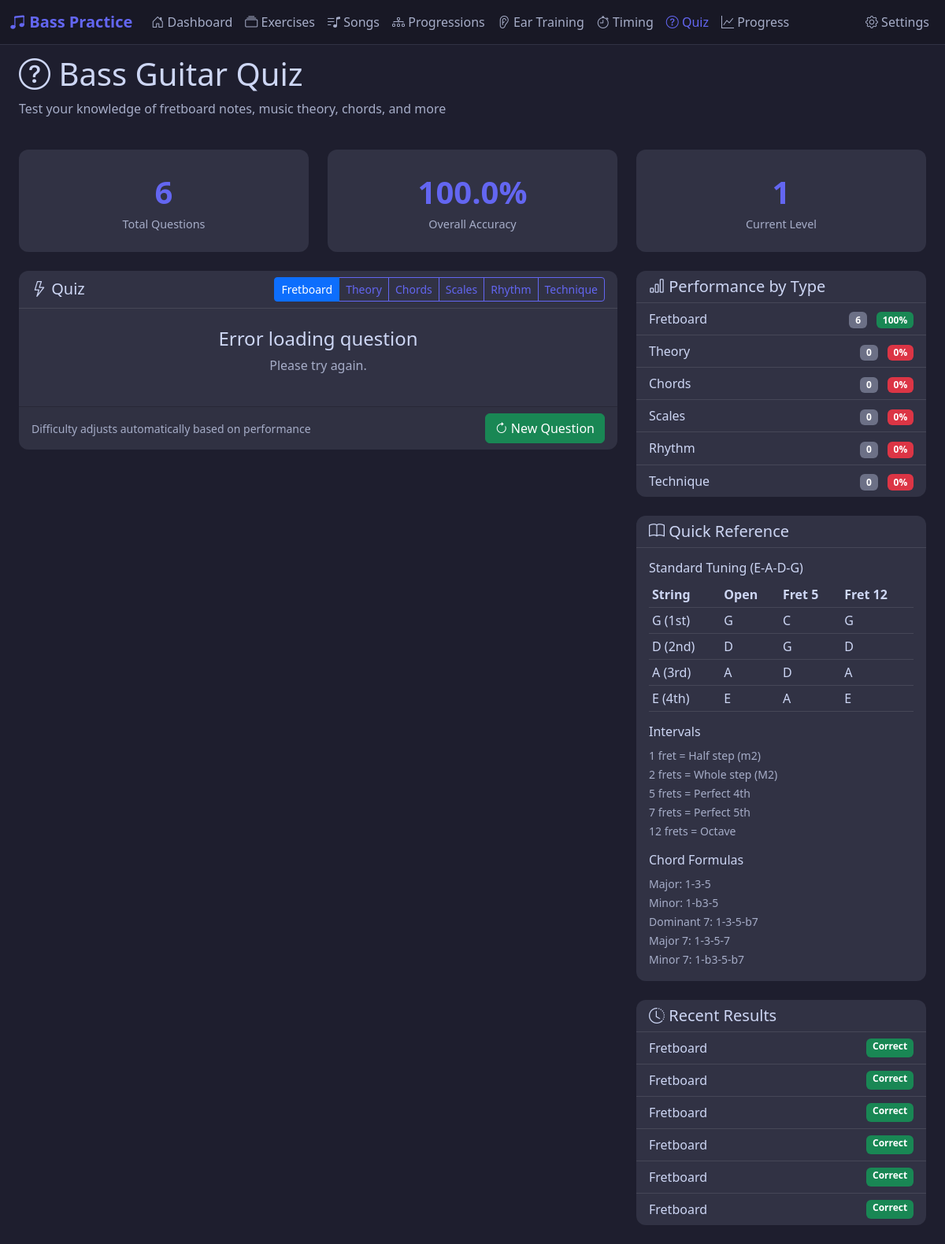
The page /quiz on the database its author committed.
### app/models/__init__.py (models this page shows, shortened)
class QuizResult(db.Model):
    __tablename__ = 'quiz_results'
    id = db.Column(db.Integer, primary_key=True)
    quiz_id = db.Column(db.Integer, default=0)  # Not used for dynamic quizzes
    quiz_type = db.Column(db.String(50), nullable=False)  # Category: fretboard, theory, chords, scales, rhythm, technique
    user_answer = db.Column(db.String(100))
    correct = db.Column(db.Boolean)
    response_time_ms = db.Column(db.Integer)
    attempted_at = db.Column(db.DateTime, default=datetime.utcnow)

### app/routes/quiz.py (the view)
@bp.route('/quiz')
def quiz():
    quiz_category = request.args.get('type', 'fretboard')
    quiz_categories = list(QUIZ_CATEGORIES.keys())
    stats = {}
    for cat in quiz_categories:
        total = QuizResult.query.filter_by(quiz_type=cat).count()
        correct = QuizResult.query.filter_by(quiz_type=cat, correct=True).count()
        stats[cat] = {
            'total': total,
            'correct': correct,
            'accuracy': (correct / total * 100) if total > 0 else 0
        }
    total_attempts = QuizResult.query.count()
    correct_attempts = QuizResult.query.filter_by(correct=True).count()
    overall_accuracy = (correct_attempts / total_attempts * 100) if total_attempts > 0 else 0
    recent_results = QuizResult.query.order_by(
        QuizResult.attempted_at.desc()
    ).limit(10).all()
    return render_template('quiz.html',
        quiz_type=quiz_category,
        quiz_categories=quiz_categories,
        stats=stats,
        total_attempts=total_attempts,
        overall_accuracy=overall_accuracy,
        recent_results=recent_results
    )

### app/templates/quiz.html (shortened to what this page needs)
{% extends "base.html" %}
{% block content %}
<div class="container-fluid px-4">
    <div class="row mb-4">
        <div class="col-12">
            <h1><i class="bi bi-question-circle"></i> Bass Guitar Quiz</h1>
            <p class="text-secondary">Test your knowledge of fretboard notes, music theory, chords, and more</p>
        </div>
    </div>
    <div class="row mb-4">
        <div class="col-md-4">
            <div class="card stat-card">
                <div class="stat-value">{{ total_attempts }}</div>
                <div class="stat-label">Total Questions</div>
            </div>
        </div>
        <div class="col-md-4">
            <div class="card stat-card">
                <div class="stat-value">{{ "%.1f"|format(overall_accuracy) }}%</div>
                <div class="stat-label">Overall Accuracy</div>
            </div>
        </div>
        <div class="col-md-4">
            <div class="card stat-card">
                <div class="stat-value" id="currentLevel">1</div>
                <div class="stat-label">Current Level</div>
            </div>
        </div>
    </div>
    <div class="row">
        <div class="col-lg-8 mb-4">
            <div class="card">
                <div class="card-header">
                    <div class="d-flex flex-wrap justify-content-between align-items-center gap-2">
                        <h5 class="mb-0"><i class="bi bi-lightning"></i> Quiz</h5>
                        <div class="btn-group btn-group-sm flex-wrap">
                            <button
                                class="btn btn-outline-primary quiz-type-btn {% if quiz_type == 'fretboard' %}active{% endif %}"
                                data-type="fretboard">Fretboard</button>
                            <button
                                class="btn btn-outline-primary quiz-type-btn {% if quiz_type == 'theory' %}active{% endif %}"
                                data-type="theory">Theory</button>
                            <button
                                class="btn btn-outline-primary quiz-type-btn {% if quiz_type == 'chords' %}active{% endif %}"
                                data-type="chords">Chords</button>
                            <button
                                class="btn btn-outline-primary quiz-type-btn {% if quiz_type == 'scales' %}active{% endif %}"
                                data-type="scales">Scales</button>
                            <button
                                class="btn btn-outline-primary quiz-type-btn {% if quiz_type == 'rhythm' %}active{% endif %}"
                                data-type="rhythm">Rhythm</button>
                            <button
                                class="btn btn-outline-primary quiz-type-btn {% if quiz_type == 'technique' %}active{% endif %}"
                                data-type="technique">Technique</button>
                        </div>
                    </div>
                </div>
                <div class="card-body text-center py-4">
                    <div id="quizArea">
                        <h4 id="quizTitle">Click "New Question" to start</h4>
                        <p class="text-secondary" id="quizQuestion">
                        </p>
                    </div>
                </div>
                <div class="card-footer">
                    <div class="d-flex justify-content-between align-items-center">
                        <small class="text-secondary">Difficulty adjusts automatically based on performance</small>
                        <button class="btn btn-success" id="newQuestionBtn">
                            <i class="bi bi-arrow-clockwise"></i> New Question
                        </button>
                    </div>
                </div>
            </div>
        </div>
        <div class="col-lg-4 mb-4">
            <div class="card mb-4">
                <div class="card-header">
                    <h5 class="mb-0"><i class="bi bi-bar-chart"></i> Performance by Type</h5>
                </div>
                <div class="card-body p-0">
                    <ul class="list-group list-group-flush">
                        {% for type_name, type_stats in stats.items() %}
                        <li class="list-group-item bg-transparent d-flex justify-content-between align-items-center">
                            <span class="text-capitalize">{{ type_name }}</span>
                            <div>
                                <span class="badge bg-secondary me-2">{{ type_stats.total }}</span>
                                <span
                                    class="badge {% if type_stats.accuracy >= 70 %}bg-success{% elif type_stats.accuracy >= 50 %}bg-warning{% else %}bg-danger{% endif %}">
                                    {{ "%.0f"|format(type_stats.accuracy) }}%
                                </span>
                            </div>
                        </li>
                        {% endfor %}
                    </ul>
                </div>
            </div>
            <div class="card mb-4">
                <div class="card-header">
                    <h5 class="mb-0"><i class="bi bi-book"></i> Quick Reference</h5>
                </div>
                <div class="card-body">
                    <h6>Standard Tuning (E-A-D-G)</h6>
                    <table class="table table-dark table-sm mb-3">
                        <thead>
                            <tr>
                                <th>String</th>
                                <th>Open</th>
                                <th>Fret 5</th>
                                <th>Fret 12</th>
                            </tr>
                        </thead>
                        <tbody>
                            <tr>
                                <td>G (1st)</td>
                                <td>G</td>
                                <td>C</td>
                                <td>G</td>
                            </tr>
                            <tr>
                                <td>D (2nd)</td>
                                <td>D</td>
                                <td>G</td>
                                <td>D</td>
                            </tr>
                            <tr>
                                <td>A (3rd)</td>
                                <td>A</td>
                                <td>D</td>
                                <td>A</td>
                            </tr>
                            <tr>
                                <td>E (4th)</td>
                                <td>E</td>
                                <td>A</td>
                                <td>E</td>
                            </tr>
                        </tbody>
                    </table>
                    <h6>Intervals</h6>
                    <small class="text-secondary">
                        1 fret = Half step (m2)<br>
                        2 frets = Whole step (M2)<br>
                        5 frets = Perfect 4th<br>
                        7 frets = Perfect 5th<br>
                        12 frets = Octave
                    </small>
                    <h6 class="mt-3">Chord Formulas</h6>
                    <small class="text-secondary">
                        Major: 1-3-5<br>
                        Minor: 1-b3-5<br>
                        Dominant 7: 1-3-5-b7<br>
                        Major 7: 1-3-5-7<br>
                        Minor 7: 1-b3-5-b7
                    </small>
                </div>
            </div>
            <div class="card">
                <div class="card-header">
                    <h5 class="mb-0"><i class="bi bi-clock-history"></i> Recent Results</h5>
                </div>
                <div class="card-body p-0">
                    {% if recent_results %}
                    <ul class="list-group list-group-flush">
                        {% for result in recent_results %}
                        <li class="list-group-item bg-transparent d-flex justify-content-between">
                            <span class="text-capitalize">{{ result.quiz_type }}</span>
                            <span class="badge {% if result.correct %}bg-success{% else %}bg-danger{% endif %}">
                                {{ 'Correct' if result.correct else 'Wrong' }}
                            </span>
                        </li>
                        {% endfor %}
                    </ul>
                    {% else %}
                    <p class="text-center text-secondary py-3 mb-0">No results yet</p>
                    {% endif %}
                </div>
            </div>
        </div>
    </div>
</div>
{% endblock %}

### app/static/css/base.css (style rules this page uses)
:root { --primary-color: #6366f1; --secondary-color: #8b5cf6; --accent-color: #f59e0b; --dark-bg: #1e1e2e; --darker-bg: #181825; --card-bg: #313244; --text-primary: #cdd6f4; --text-secondary: #a6adc8; --text-muted: #6c7086; }
body { background-color: var(--dark-bg); color: var(--text-primary); font-family: 'Segoe UI', system-ui, sans-serif; min-height: 100vh; }
h1, h2, h3, h4, h5, h6 { color: var(--text-primary); }
p, span, div, li, td, th, label { color: var(--text-primary); }
.text-secondary { color: var(--text-secondary) !important; }
.card { background-color: var(--card-bg); border: none; border-radius: 12px; color: var(--text-primary); }
.card-title, .card-header, .card-body, .card-footer { color: var(--text-primary); }
.card-header { background-color: transparent; border-bottom: 1px solid rgba(255,255,255,0.1); color: var(--text-primary); }
.btn-outline-primary { color: var(--primary-color); border-color: var(--primary-color); }
.btn-success { color: #ffffff; }
.badge { color: #ffffff; }
.badge.bg-secondary { background-color: #6c7086 !important; color: #ffffff; }
.stat-card { text-align: center; padding: 1.5rem; }
.stat-card .stat-value { font-size: 2.5rem; font-weight: 700; color: var(--primary-color); }
.stat-card .stat-label { color: var(--text-secondary); font-size: 0.9rem; }
.table { color: var(--text-primary); --bs-table-color: var(--text-primary); }
.table-dark { --bs-table-bg: var(--card-bg); --bs-table-color: var(--text-primary); --bs-table-border-color: rgba(255,255,255,0.1); color: var(--text-primary); }
.table-dark th, .table-dark td { color: var(--text-primary); }
.list-group-item { background-color: transparent; border-color: rgba(255,255,255,0.1); color: var(--text-primary); }
.list-group-item.bg-transparent { color: var(--text-primary); }
small, .small { color: var(--text-secondary); }

### rows shown on the page
QuizResult: quiz_type "Fretboard", correct "Correct"
QuizResult: quiz_type "Fretboard", correct "Correct"
QuizResult: quiz_type "Fretboard", correct "Correct"
QuizResult: quiz_type "Fretboard", correct "Correct"
QuizResult: quiz_type "Fretboard", correct "Correct"
QuizResult: quiz_type "Fretboard", correct "Correct"

### other values the page prints
{{ total_attempts }} "6"
{{ "%.1f"|format(overall_accuracy) }} "100.0"
{{ type_name }} "Fretboard" "Theory" "Chords" "Scales" "Rhythm" "Technique"
{{ type_stats.total }} "6" "0" "0" "0" "0" "0"
{{ "%.0f"|format(type_stats.accuracy) }} "100" "0" "0" "0" "0" "0"
